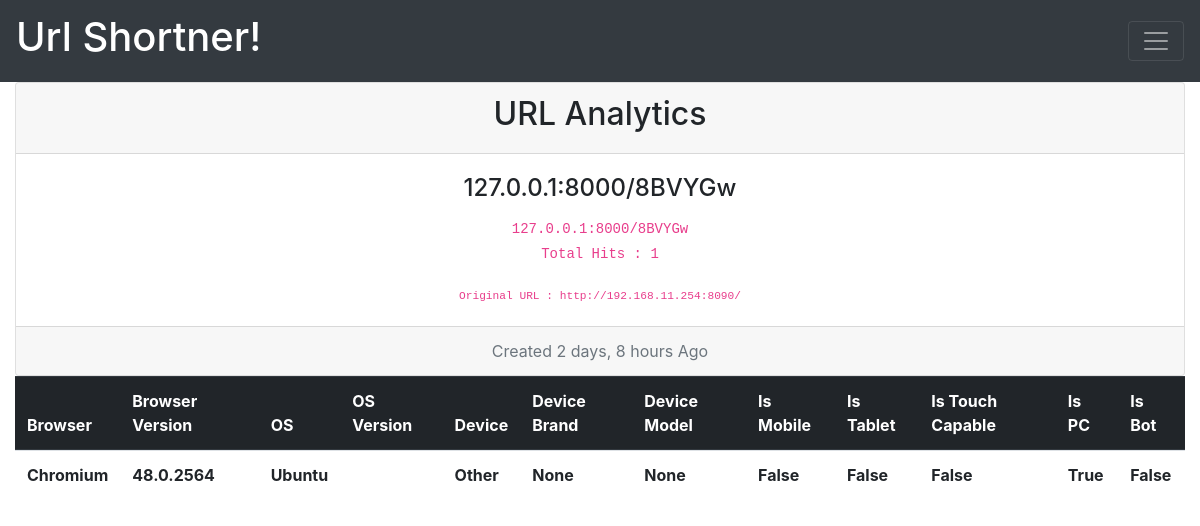
Page /tableview/1 on the committed database.
### st/models.py (models this page shows, shortened)
class Shortner(models.Model):
	url_field         = models.CharField(max_length=300)
	shortcode         = models.CharField(max_length=6,blank=True , null = True)
	created	          = models.DateTimeField(auto_now_add=True)
	updated           = models.DateTimeField(auto_now=True)
	count             = models.IntegerField(default=0)
	def get_short_url(self):
		return '127.0.0.1:8000/%s' %(self.shortcode)

class Analytic(models.Model):
	url               = models.ForeignKey(Shortner,related_name='analytic',on_delete=models.CASCADE,)
	browser	  		  = models.CharField(max_length=300,blank=True,null=True)
	browser_version	  = models.CharField(max_length=300,blank=True,null=True)
	os                = models.CharField(max_length=300,blank=True,null=True)
	os_version        = models.CharField(max_length=300,blank=True,null=True)
	device            = models.CharField(max_length=300,blank=True,null=True)
	device_brand      = models.CharField(max_length=300,blank=True,null=True)
	device_model      = models.CharField(max_length=300,blank=True,null=True)
	is_mobile         = models.NullBooleanField()
	is_tablet         = models.NullBooleanField()
	is_touch_capable  = models.NullBooleanField()
	is_pc             = models.NullBooleanField()
	is_bot            = models.NullBooleanField()

### st/views.py (the view)
# urls.py: url(r'^tableview/(?P<id>\d+)$', analytic_view_table, name='analytic_view_table'),
def analytic_view_table(request,id=None):
	obj=get_object_or_404(Shortner,id=id)
	analytic = Analytic.objects.filter(url=obj)
	context={'object':obj,'analytic':analytic}
	return render(request,'tableview.html',context)

### templates/tableview.html (shortened to what this page needs)
{% extends 'base.html' %}
{% block content %}
<div class="container-fluid">
	<div class="card text-center">
  <div class="card-header">
    <h2>URL Analytics</h2>
  </div>
  <div class="card-body">
    <h4 class="card-title"  >{{object.get_short_url}}</h4>
    <code>{{object.get_short_url}}</code>
    <p class="card-text"><code>Total Hits : {{object.count}}</code></p>
    <code><small>Original URL : {{object.url_field}}</small></code><br>
   </div>
  <div class="card-footer text-muted">
    Created {{object.created | timesince}} Ago
  </div>
</div>
{% if analytic  %}
<table class="table">
  <thead class="thead-dark">
      <th scope="col">Browser</th>
      <th scope="col">Browser Version</th>
      <th scope="col">OS</th>
      <th scope="col">OS Version</th>
      <th scope="col">Device</th>
      <th scope="col">Device Brand</th>
      <th scope="col">Device Model</th>
      <th scope="col">Is Mobile</th>
      <th scope="col">Is Tablet</th>
      <th scope="col">Is Touch Capable</th>
      <th scope="col">Is PC</th>
      <th scope="col">Is Bot</th>
  </thead>
  <tbody>
  	<tr>{% for obj in analytic %}
    <tr>
      <th scope="row">{{obj.browser}}</th>
      <th scope="row">{{obj.browser_version}}</th>
      <th scope="row">{{obj.os}}</th>
      <th scope="row">{{obj.os_version}}</th>
      <th scope="row">{{obj.device}}</th>
      <th scope="row">{{obj.device_brand}}</th>
      <th scope="row">{{obj.device_model}}</th>
      <th scope="row">{{obj.is_mobile}}</th>
      <th scope="row">{{obj.is_tablet}}</th>
      <th scope="row">{{obj.is_touch_capable}}</th>
      <th scope="row">{{obj.is_pc}}</th>
      <th scope="row">{{obj.is_bot}}</th>
    </tr>
  {%  endfor %}
  </tbody>
</table>{% else %}
<div class="alert alert-info" role="alert" align="text-center">
  <p class="text-center">No Hits Yet, Start Sharing with friends!</p>
</div>
</div>
{% endif %}
{% endblock %}

### rows in the picture
Shortner: get_short_url "127.0.0.1:8000/8BVYGw", count "1", url_field "http://192.168.11.254:8090/", created "2 days, 8 hours"
Analytic: browser "Chromium", browser_version "48.0.2564", os "Ubuntu", device "Other", device_brand "None", device_model "None", is_mobile "False", is_tablet "False", is_touch_capable "False", is_pc "True", is_bot "False"
